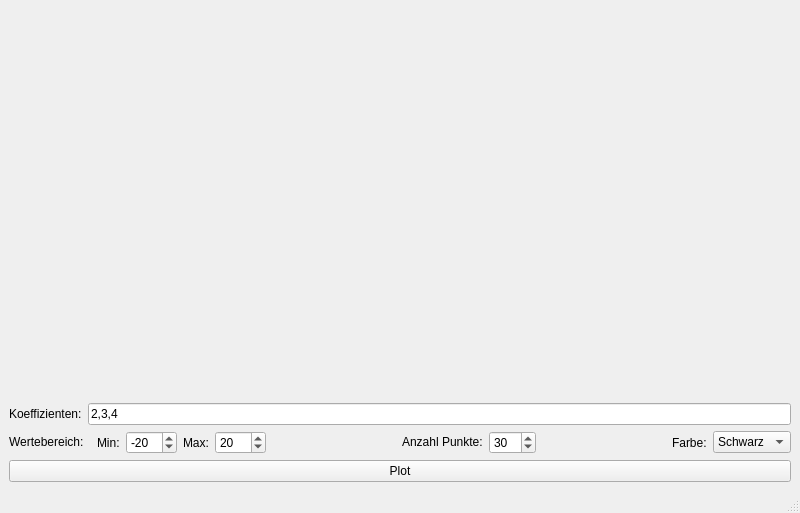
<?xml version="1.0" encoding="UTF-8"?>
<ui version="4.0">
 <class>MainWindow</class>
 <widget class="QMainWindow" name="MainWindow">
  <property name="geometry">
   <rect>
    <x>0</x>
    <y>0</y>
    <width>800</width>
    <height>513</height>
   </rect>
  </property>
  <property name="windowTitle">
   <string>MainWindow</string>
  </property>
  <widget class="QWidget" name="centralwidget">
   <layout class="QVBoxLayout" name="verticalLayout_2">
    <item>
     <layout class="QVBoxLayout" name="verticalLayout">
      <item>
       <widget class="QWidget" name="widget" native="true">
        <property name="cursor">
         <cursorShape>CrossCursor</cursorShape>
        </property>
       </widget>
      </item>
      <item>
       <layout class="QHBoxLayout" name="horizontalLayout_2">
        <property name="sizeConstraint">
         <enum>QLayout::SetDefaultConstraint</enum>
        </property>
        <item>
         <widget class="QLabel" name="label">
          <property name="text">
           <string>Koeffizienten:</string>
          </property>
         </widget>
        </item>
        <item>
         <widget class="QLineEdit" name="koeff">
          <property name="sizePolicy">
           <sizepolicy hsizetype="Expanding" vsizetype="Fixed">
            <horstretch>0</horstretch>
            <verstretch>0</verstretch>
           </sizepolicy>
          </property>
          <property name="text">
           <string>2,3,4</string>
          </property>
         </widget>
        </item>
       </layout>
      </item>
      <item>
       <layout class="QHBoxLayout" name="horizontalLayout_3">
        <property name="sizeConstraint">
         <enum>QLayout::SetDefaultConstraint</enum>
        </property>
        <item>
         <widget class="QLabel" name="label_2">
          <property name="sizePolicy">
           <sizepolicy hsizetype="Fixed" vsizetype="Fixed">
            <horstretch>0</horstretch>
            <verstretch>0</verstretch>
           </sizepolicy>
          </property>
          <property name="text">
           <string>Wertebereich:  </string>
          </property>
         </widget>
        </item>
        <item>
         <widget class="QLabel" name="label_3">
          <property name="sizePolicy">
           <sizepolicy hsizetype="Fixed" vsizetype="Preferred">
            <horstretch>0</horstretch>
            <verstretch>0</verstretch>
           </sizepolicy>
          </property>
          <property name="text">
           <string>Min:</string>
          </property>
         </widget>
        </item>
        <item>
         <widget class="QSpinBox" name="minbox">
          <property name="sizePolicy">
           <sizepolicy hsizetype="Fixed" vsizetype="Fixed">
            <horstretch>0</horstretch>
            <verstretch>0</verstretch>
           </sizepolicy>
          </property>
          <property name="minimum">
           <number>-200</number>
          </property>
          <property name="maximum">
           <number>200</number>
          </property>
          <property name="value">
           <number>-20</number>
          </property>
          <property name="displayIntegerBase">
           <number>10</number>
          </property>
         </widget>
        </item>
        <item>
         <widget class="QLabel" name="label_4">
          <property name="sizePolicy">
           <sizepolicy hsizetype="Fixed" vsizetype="Preferred">
            <horstretch>0</horstretch>
            <verstretch>0</verstretch>
           </sizepolicy>
          </property>
          <property name="text">
           <string>Max:</string>
          </property>
         </widget>
        </item>
        <item>
         <widget class="QSpinBox" name="maxbox">
          <property name="sizePolicy">
           <sizepolicy hsizetype="Fixed" vsizetype="Fixed">
            <horstretch>0</horstretch>
            <verstretch>0</verstretch>
           </sizepolicy>
          </property>
          <property name="minimum">
           <number>-200</number>
          </property>
          <property name="maximum">
           <number>200</number>
          </property>
          <property name="value">
           <number>20</number>
          </property>
          <property name="displayIntegerBase">
           <number>10</number>
          </property>
         </widget>
        </item>
        <item>
         <spacer name="horizontalSpacer">
          <property name="orientation">
           <enum>Qt::Horizontal</enum>
          </property>
          <property name="sizeHint" stdset="0">
           <size>
            <width>40</width>
            <height>20</height>
           </size>
          </property>
         </spacer>
        </item>
        <item>
         <widget class="QLabel" name="label_5">
          <property name="sizePolicy">
           <sizepolicy hsizetype="Fixed" vsizetype="Fixed">
            <horstretch>0</horstretch>
            <verstretch>0</verstretch>
           </sizepolicy>
          </property>
          <property name="text">
           <string>Anzahl Punkte:</string>
          </property>
         </widget>
        </item>
        <item>
         <widget class="QSpinBox" name="punktebox">
          <property name="sizePolicy">
           <sizepolicy hsizetype="Fixed" vsizetype="Fixed">
            <horstretch>0</horstretch>
            <verstretch>0</verstretch>
           </sizepolicy>
          </property>
          <property name="minimum">
           <number>2</number>
          </property>
          <property name="maximum">
           <number>100</number>
          </property>
          <property name="value">
           <number>30</number>
          </property>
         </widget>
        </item>
        <item>
         <spacer name="horizontalSpacer_2">
          <property name="orientation">
           <enum>Qt::Horizontal</enum>
          </property>
          <property name="sizeHint" stdset="0">
           <size>
            <width>40</width>
            <height>20</height>
           </size>
          </property>
         </spacer>
        </item>
        <item>
         <widget class="QLabel" name="label_6">
          <property name="text">
           <string>Farbe:</string>
          </property>
         </widget>
        </item>
        <item>
         <widget class="QComboBox" name="farbebox">
          <property name="currentText">
           <string>Schwarz</string>
          </property>
          <item>
           <property name="text">
            <string>Schwarz</string>
           </property>
          </item>
          <item>
           <property name="text">
            <string>Blau</string>
           </property>
          </item>
          <item>
           <property name="text">
            <string>Grün</string>
           </property>
          </item>
          <item>
           <property name="text">
            <string>Rot</string>
           </property>
          </item>
          <item>
           <property name="text">
            <string>Cyan</string>
           </property>
          </item>
          <item>
           <property name="text">
            <string>Magenta</string>
           </property>
          </item>
          <item>
           <property name="text">
            <string>Gelb</string>
           </property>
          </item>
         </widget>
        </item>
       </layout>
      </item>
      <item>
       <widget class="QPushButton" name="buttonplot">
        <property name="text">
         <string>Plot</string>
        </property>
       </widget>
      </item>
     </layout>
    </item>
   </layout>
  </widget>
  <widget class="QMenuBar" name="menubar">
   <property name="geometry">
    <rect>
     <x>0</x>
     <y>0</y>
     <width>800</width>
     <height>24</height>
    </rect>
   </property>
  </widget>
  <widget class="QStatusBar" name="statusbar"/>
 </widget>
 <resources/>
 <connections/>
</ui>
